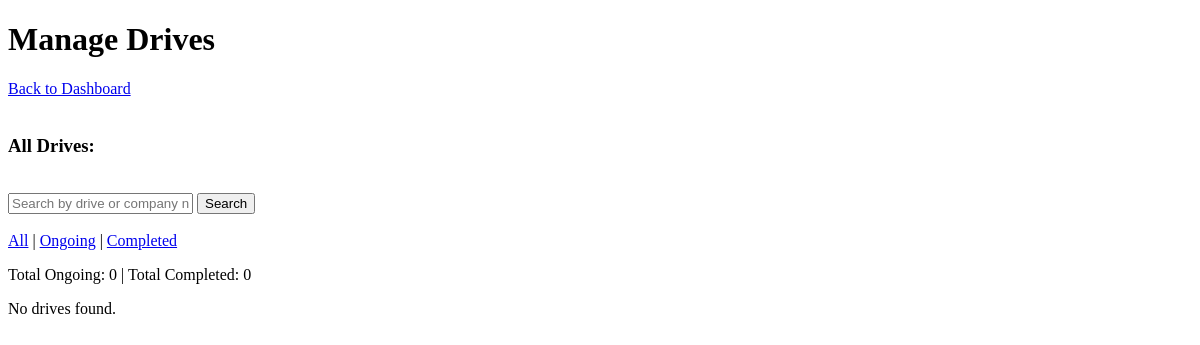
The page /admin/manage_drives on the database as committed earlier.
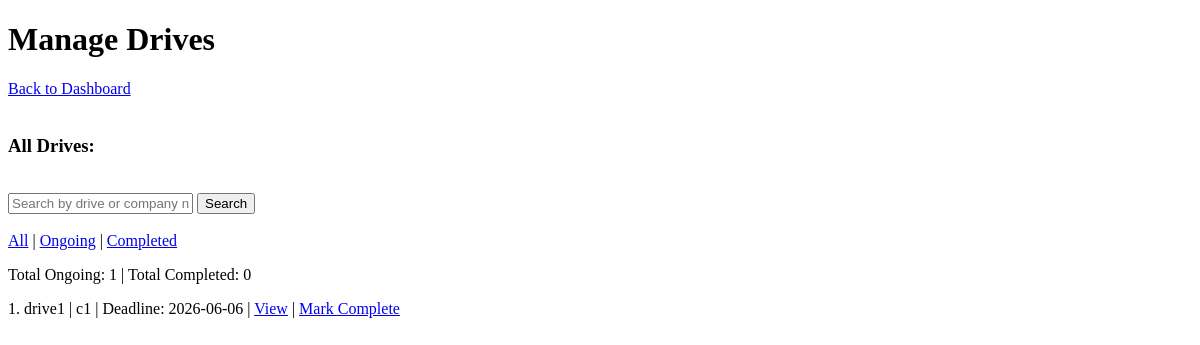
The same page on the database as committed later.
### models.py (models this page shows)
class PlacementDrive(db.Model):
    __tablename__ = 'placement_drives'
    drive_id = db.Column(db.Integer, primary_key=True)
    company_id = db.Column(db.Integer, db.ForeignKey('companies.company_id'))
    drive_name = db.Column(db.String(100), nullable=False)
    job_title = db.Column(db.String(100), nullable=False)
    job_description = db.Column(db.Text, nullable=False)
    eligibility_criteria = db.Column(db.Text, nullable=False)
    salary = db.Column(db.Float, nullable=False)
    location = db.Column(db.String(150), nullable=False)
    deadline = db.Column(db.DateTime, nullable=False)
    create_time = db.Column(db.DateTime, default=db.func.current_timestamp())
    status = db.Column(db.Boolean, default=False) #pending, complete
    company = db.relationship('Company', backref='drives')

class Company(db.Model):
    __tablename__ = 'companies'
    company_id = db.Column(db.Integer, primary_key=True)
    user_id = db.Column(db.Integer, db.ForeignKey('users.user_id'), unique=True)
    email = db.Column(db.String(100), db.ForeignKey('users.email'), unique=True, nullable=False)
    company_name = db.Column(db.String(100), nullable=False)
    hr_fname = db.Column(db.String(20), nullable=False)
    hr_lname = db.Column(db.String(20), nullable=False)
    hr_email = db.Column(db.String(100), nullable=False)
    website = db.Column(db.Text)
    description = db.Column(db.Text)
    logo = db.Column(db.String(200))
    approval_status = db.Column(db.Boolean, default=False)  # shortlist, waiting/reject
    is_blacklisted = db.Column(db.Boolean, default=False)

### routes/admin.py (the view, shortened to what this page needs)
@admin.route('/manage_drives')
def manage_drives():
    q            = request.args.get('q', '').strip()
    filter_type  = request.args.get('filter', 'all')
    drives_query = PlacementDrive.query.join(Company)
    if filter_type == 'ongoing':
        drives_query = drives_query.filter(PlacementDrive.status == False)
    elif filter_type == 'completed':
        drives_query = drives_query.filter(PlacementDrive.status == True)
    all_drives     = drives_query.all()
    ongoing_drives = [d for d in all_drives if not d.status]
    past_drives    = [d for d in all_drives if d.status]
    return render_template('admin/manage_drive.html',
        all_drives     = all_drives,
        ongoing_drives = ongoing_drives,
        past_drives    = past_drives,
    )

### templates/admin/manage_drive.html (shortened to what this page needs)
<!DOCTYPE html>
<html lang="en">
<head>
</head>
<body>
  <h1>Manage Drives</h1>
  <a href="{{ url_for('admin.dashboard') }}">Back to Dashboard</a>
  <br>
  <br>
  <h3>All Drives:</h3>
  <br>
  <form method="GET" action="{{ url_for('admin.manage_drives') }}">
    <input type="text" name="q" placeholder="Search by drive or company name" value="{{ request.args.get('q', '') }}">
    <button type="submit">Search</button>
  </form>
  <br>
  <a href="{{ url_for('admin.manage_drives', filter='all', q=request.args.get('q', '')) }}">All</a>
  |
  <a href="{{ url_for('admin.manage_drives', filter='ongoing', q=request.args.get('q', '')) }}">Ongoing</a>
  |
  <a href="{{ url_for('admin.manage_drives', filter='completed', q=request.args.get('q', '')) }}">Completed</a>
  <p>Total Ongoing: {{ ongoing_drives|length }} | Total Completed: {{ past_drives|length }}</p>
  {% for d in all_drives %}
    <p>
      {{ loop.index }}. {{ d.drive_name }} | {{ d.company.company_name }} | Deadline: {{ d.deadline.strftime('%Y-%m-%d') }}
      | <a href="{{ url_for('admin.drive_detail', drive_id=d.drive_id) }}">View</a>
      | {% if d.status %}
          Completed
        {% else %}
          <a href="{{ url_for('admin.complete_drive', drive_id=d.drive_id) }}">Mark Complete</a>
        {% endif %}
    </p>
  {% else %}
    <p>No drives found.</p>
  {% endfor %}
</body>
</html>

Rows that differ between the two databases and show on the page:
added PlacementDrive: drive_name "drive1", company.company_name "c1", deadline "2026-06-06"
Other text that changed with them:
{{ ongoing_drives|length }}: "0" → "1"
text no longer shown: "No drives found."
